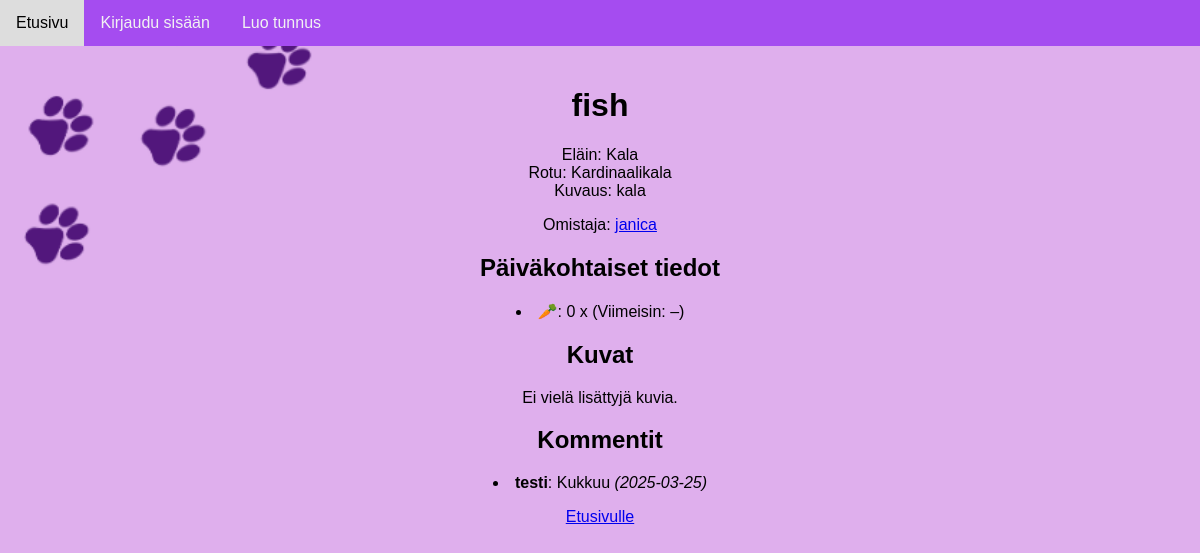
/pet/14, run on the app's committed database.
### tables this page shows
CREATE TABLE pets (
    id INTEGER PRIMARY KEY AUTOINCREMENT,
    animal_id INTEGER NOT NULL,
    breed_id INTEGER NOT NULL,
    pet_name TEXT NOT NULL,
    description TEXT, user_id INTEGER REFERENCES users(id),
    FOREIGN KEY (animal_id) REFERENCES animals(id),
    FOREIGN KEY (breed_id) REFERENCES breeds(id)
);

CREATE TABLE animals (
    id INTEGER PRIMARY KEY AUTOINCREMENT,
    name TEXT NOT NULL
);

CREATE TABLE breeds (
    id INTEGER PRIMARY KEY AUTOINCREMENT,
    animal_id INTEGER,
    breed_name TEXT NOT NULL,
    FOREIGN KEY (animal_id) REFERENCES animals(id)
);

CREATE TABLE users (
    id INTEGER PRIMARY KEY,
    username TEXT UNIQUE,
    password_hash TEXT
);

CREATE TABLE comments (
    id INTEGER PRIMARY KEY AUTOINCREMENT,
    pet_id INTEGER NOT NULL,
    user_id INTEGER NOT NULL,
    content TEXT NOT NULL,
    timestamp DATETIME DEFAULT CURRENT_TIMESTAMP,
    FOREIGN KEY (pet_id) REFERENCES pets(id),
    FOREIGN KEY (user_id) REFERENCES users(id)
);

### app.py (the view)
@app.route("/pet/<int:pet_id>")
def show_pet(pet_id):
    pet_info = pets.get_pet_by_id(pet_id)
    if not pet_info:
        abort(404)
    username = session.get("username")
    is_owner = False
    session_user_id = None
    if username:
        user_id_result = db.query("SELECT id FROM users WHERE username = ?", [username])
        if user_id_result:
            session_user_id = user_id_result[0][0]
            owner_check = db.query("SELECT id FROM pets WHERE id = ? AND user_id = ?", [pet_id, session_user_id])
            is_owner = bool(owner_check)
    sql_logs = """
        SELECT action_name, COUNT(*) AS cnt, MAX(timestamp) AS latest_time
        FROM pet_logs
        WHERE pet_id=? AND DATE(timestamp) = DATE('now')
        GROUP BY action_name
    """
    logs = db.query(sql_logs, [pet_id])
    daily_counts = {}
    for row in logs:
        daily_counts[row["action_name"]] = {
            "cnt": row["cnt"],
            "latest": row["latest_time"][11:16] if row["latest_time"] else "–"
        }
    animal_id = pet_info["animal_id"]
    actions_query = db.query("SELECT action_name FROM animal_actions WHERE animal_id = ?", [animal_id])
    allowed_actions = [row["action_name"] for row in actions_query]
    comments = pets.get_comments_for_pet(pet_id)
    images = pets.get_images_for_pet(pet_id)
    return render_template("pet.html",
                        pet=pet_info,
                        is_owner=is_owner,
                        session_user_id=session_user_id,
                        daily_counts=daily_counts,
                        allowed_actions=allowed_actions,
                        comments=comments,
                        images=images)

### app.py (called while the page is built)
@app.context_processor
def inject_user_id():
    user_id = None
    if "username" in session:
        result = db.query("SELECT id FROM users WHERE username = ?", [session["username"]])
        if result:
            user_id = result[0][0]
    return dict(session_user_id=user_id)

@app.after_request
def add_header(response):
    response.headers["Cache-Control"] = "no-store, no-cache, must-revalidate, max-age=0"
    response.headers["Pragma"] = "no-cache"
    response.headers["Expires"] = "0"
    return response

### db.py (called while the page is built)
def get_connection():
    con = sqlite3.connect("database.db")
    con.execute("PRAGMA foreign_keys = ON")
    con.row_factory = sqlite3.Row
    return con

def query(sql, params=[]):
    con = get_connection()
    result = con.execute(sql, params).fetchall()
    con.close()
    return result

def get_images_for_pet(pet_id):
    sql = "SELECT id, filename FROM images WHERE pet_id = ?"
    return query(sql, [pet_id])

### pets.py (called while the page is built)
def get_pet_by_id(pet_id):
    pet = db.query("""
        SELECT p.id, p.pet_name, p.description, p.animal_id,
               b.breed_name, a.name AS animal_name,
               p.user_id, u.username AS owner_username
        FROM pets p
        JOIN breeds b ON p.breed_id = b.id
        JOIN animals a ON p.animal_id = a.id
        JOIN users u ON p.user_id = u.id
        WHERE p.id=?
    """, [pet_id])
    return pet[0] if pet else None

def get_comments_for_pet(pet_id):
    sql = """
        SELECT c.id, c.user_id, c.content, c.timestamp, u.username
        FROM comments c
        JOIN users u ON c.user_id = u.id
        WHERE c.pet_id = ?
        ORDER BY c.timestamp DESC
    """
    return db.query(sql, [pet_id])

def get_images_for_pet(pet_id):
    return db.get_images_for_pet(pet_id)

### templates/pet.html (shortened to what this page needs)
{% extends "base.html" %}
{% block body_class %}pet-page{% endblock %}
{% block content %}
<h1>{{ pet.pet_name }}</h1>
<p>Eläin: {{ pet.animal_name }}<br>
Rotu: {{ pet.breed_name }}<br>
Kuvaus: {{ pet.description }}</p>
<p>Omistaja: <a href="/user/{{ pet.user_id }}">{{ pet.owner_username }}</a></p>
<h2>Päiväkohtaiset tiedot</h2>
  {% if "ruokailu" in allowed_actions %}
    <li>🥕: {{ daily_counts["ruokailu"]["cnt"] if "ruokailu" in daily_counts else 0 }} x
        (Viimeisin: {{ daily_counts["ruokailu"]["latest"] if "ruokailu" in daily_counts else "–" }})</li>
  {% endif %}
<h2>Kuvat</h2>
{% if images %}
  {% for image in images %}
    <div style="margin: 10px 0;">
      <img src="{{ url_for('static', filename='uploads/' ~ image.filename) }}" alt="Kuva" width="300">
      {% if is_owner %}
        <form action="/pet/{{ pet.id }}/delete_image/{{ image.id }}" method="post" style="display:inline;">
          <button type="submit">Poista kuva</button>
        </form>
      {% endif %}
    </div>
  {% endfor %}
{% else %}
  <p>Ei vielä lisättyjä kuvia.</p>
{% endif %}
<h2>Kommentit</h2>
  {% for comment in comments %}
    <li>
      <b>{{ comment.username }}</b>: {{ comment.content }}
      <i>({{ comment.timestamp[:10] }})</i>
    </li>
  {% endfor %}
<p><a href="/">Etusivulle</a></p>
{% endblock %}

### static/css/main.css (style rules this page uses)
*, *::before, *::after { box-sizing: border-box; }
body { margin: 0; padding: 0; font-family: Arial, sans-serif; }
.pet-page { background: url("../images/pet.png") no-repeat center center; background-size: cover; background-attachment: fixed; }

### data on the page
pets: pet_name "fish", description "kala"
animals: animal_name "Kala"
breeds: breed_name "Kardinaalikala"
users: owner_username "janica"
comments: username "testi", content "Kukkuu", timestamp "2025-03-25"

### other printed values
{{ daily_counts["ruokailu"]["cnt"] if "ruokailu" in daily_counts else 0 }} "0"
